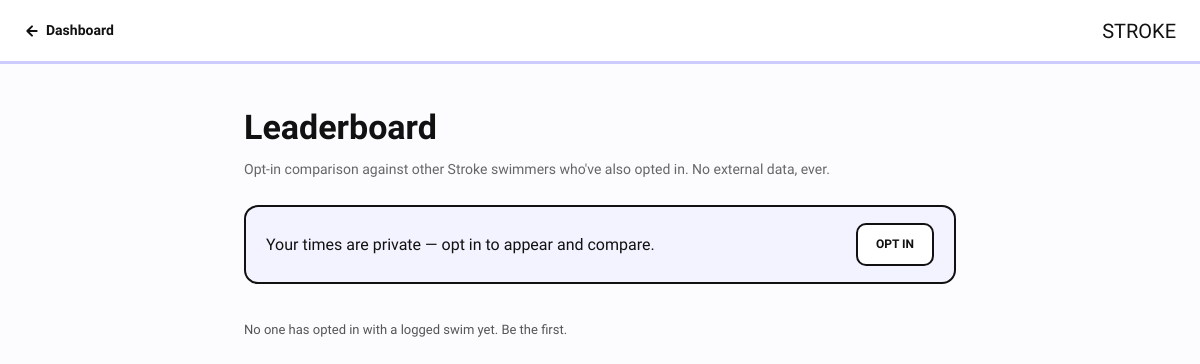
The page /solo/leaderboard (signed in) on the database as committed earlier.
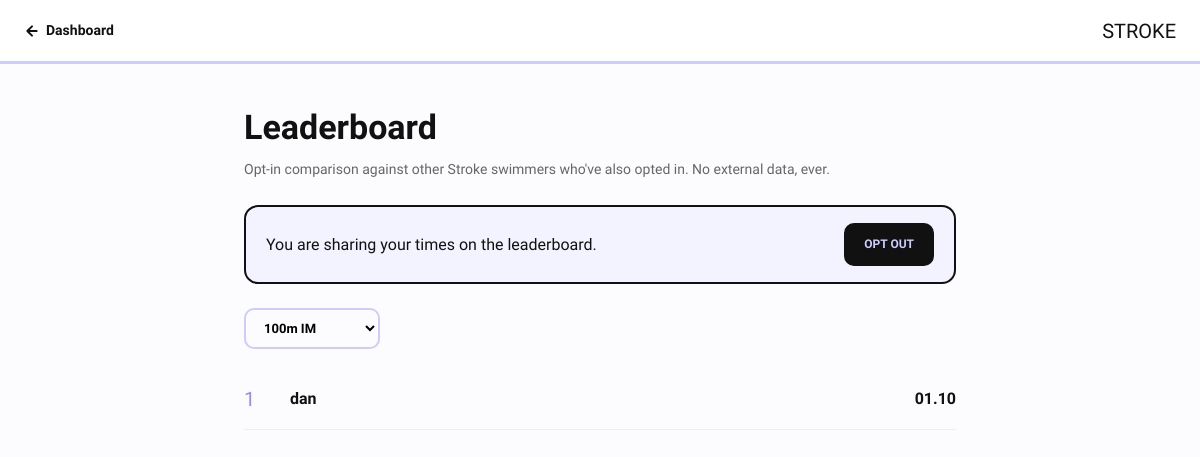
The same page on the database as committed later.
### models.py (models this page shows, shortened)
class User(db.Model, UserMixin):
    __tablename__ = 'user'
    id = db.Column(db.Integer, primary_key=True)
    email = db.Column(db.String(150), unique=True, nullable=False)
    username = db.Column(db.String(80), unique=True, nullable=False)
    password = db.Column(db.String(200), nullable=False)
    created_at = db.Column(db.DateTime, default=datetime.utcnow)
    plan = db.Column(db.String(20), default='free')
    is_verified = db.Column(db.Boolean, default=False)
    is_admin = db.Column(db.Boolean, default=False)
    verify_code = db.Column(db.String(6), nullable=True)
    verify_code_sent_at = db.Column(db.DateTime, nullable=True)
    role = db.Column(db.String(20), default='swimmer')  # 'swimmer' or 'coach'
    share_leaderboard = db.Column(db.Boolean, default=False)
    @property
    def is_solo(self):
        return self.plan in ('solo', 'solo_pro')
    swims = db.relationship('Swim', backref='user', lazy=True)
    sessions = db.relationship('Session', backref='user', lazy=True)

class Swim(db.Model):
    __tablename__ = 'swim'
    id = db.Column(db.Integer, primary_key=True)
    user_id = db.Column(db.Integer, db.ForeignKey('user.id'), nullable=False)
    event = db.Column(db.String(50), nullable=False)
    pool = db.Column(db.String(10))
    stroke = db.Column(db.String(10))
    time = db.Column(db.String(20))
    notes = db.Column(db.Text)
    logged_at = db.Column(db.DateTime, default=datetime.utcnow)
    tag = db.Column(db.String(10), default='practice')  # 'practice' or 'meet'
    splits = db.Column(db.Text)  # JSON list of 50m split strings, optional
    def time_in_seconds(self):
        t = self.time
        if not t:
            return None
        try:
            if ':' in t:
                mins, rest = t.split(':')
                return int(mins) * 60 + float(rest)
            return float(t)
        except:
            return None

### routes_solo.py (the view)
@solo.route('/leaderboard')
@login_required
@solo_required
def leaderboard():
    from app import db
    from models import Swim, User
    event = request.args.get('event', '')
    opted_in_users = db.session.query(User).filter_by(share_leaderboard=True).all()
    opted_in_ids = [u.id for u in opted_in_users]
    names = {u.id: u.username for u in opted_in_users}
    swims = (
        db.session.query(Swim)
        .filter(Swim.user_id.in_(opted_in_ids))
        .all()
        if opted_in_ids else []
    )
    events = sorted({s.event for s in swims})
    if not event and events:
        event = events[0]
    best_by_user = {}
    for s in swims:
        if s.event != event:
            continue
        secs = s.time_in_seconds()
        if secs is None:
            continue
        current = best_by_user.get(s.user_id)
        if current is None or secs < current['secs']:
            best_by_user[s.user_id] = {'swim': s, 'secs': secs}
    rows = sorted(best_by_user.values(), key=lambda r: r['secs'])
    for r in rows:
        r['username'] = names.get(r['swim'].user_id, 'Swimmer')
    return render_template(
        'leaderboard.html',
        events=events,
        event=event,
        rows=rows,
        opted_in=current_user.share_leaderboard,
    )

### auth_utils.py (called while the page is built)
def solo_required(f):
    @wraps(f)
    def wrapper(*args, **kwargs):
        if not current_user.is_authenticated or (not current_user.is_solo and not current_user.is_admin):
            abort(403)
        return f(*args, **kwargs)
    return wrapper

### templates/leaderboard.html (shortened to what this page needs)
<!DOCTYPE html>
<html lang="en">
<head>
<link rel="stylesheet" href="{{ url_for('static', filename='css/main.css') }}">
<link rel="stylesheet" href="{{ url_for('static', filename='css/dashboard.css') }}">
</head>
<body>
<nav class="lb-nav">
  <a href="/dashboard" class="lb-nav-back">
    <svg width="16" height="16" viewBox="0 0 24 24" fill="none" stroke="currentColor" stroke-width="3" stroke-linecap="round" stroke-linejoin="round"><path d="M19 12H5M12 5l-7 7 7 7"/></svg>
    Dashboard
  </a>
  <a href="/" class="lb-nav-logo">STROKE</a>
</nav>
<div class="lb-wrap">
  <h1 class="lb-h1">Leaderboard</h1>
  <p class="lb-sub">Opt-in comparison against other Stroke swimmers who've also opted in. No external data, ever.</p>
  <div class="lb-optin">
    <span>{{ 'You are sharing your times on the leaderboard.' if opted_in else 'Your times are private — opt in to appear and compare.' }}</span>
    <form method="POST" action="/solo/leaderboard-optin">
      <button type="submit" class="lb-optin-btn {{ '' if opted_in else 'off' }}">{{ 'Opt out' if opted_in else 'Opt in' }}</button>
    </form>
  </div>
  {% if events %}
  <form method="GET" action="/solo/leaderboard">
    <select name="event" class="lb-event-select" onchange="this.form.submit()">
      {% for e in events %}
      <option value="{{ e }}" {{ 'selected' if e==event }}>{{ e }}</option>
      {% endfor %}
    </select>
  </form>
  {% if rows %}
    {% for r in rows %}
    <div class="lb-row">
      <span class="lb-rank">{{ loop.index }}</span>
      <span class="lb-name">{{ r.username }}</span>
      <span class="lb-time">{{ r.swim.time }}</span>
    </div>
    {% endfor %}
  {% else %}
    <p class="panel-note">No times logged for this event yet.</p>
  {% endif %}
  {% else %}
  <p class="panel-note">No one has opted in with a logged swim yet. Be the first.</p>
  {% endif %}
</div>
</body>
</html>

Rows that differ between the two databases and show on the page:
now on this page (row edited): User: username "dan", swim.time "01.10"
Other text that changed with them:
{{ 'Opt out' if opted_in else 'Opt in' }}: "OPT IN" → "OPT OUT"
form field event: (not shown) → "100m IM"
text no longer shown: "Your times are private — opt in to appear and compare. No one has opted in with a logged swim yet. Be the first."
text now shown: "You are sharing your times on the leaderboard."
